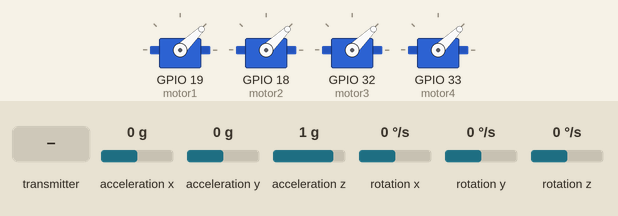
This sketch was run on a simulated ESP32. On the bench: 4 × servo. Wiring (inferred from the names in the program): MPU-6050 motion sensor at I2C address 0x68. The inputs (shaded band) are chosen by the test bench; at power-on: rotation x 0 °/s, rotation y 0 °/s, acceleration x 0 g, acceleration y 0 g, acceleration z 1 g, rotation z 0 °/s.

Above: at 8.4 s.
8.5 s: the transmitter starts sending throttle_y_adc = 2048
At 9.7 s:
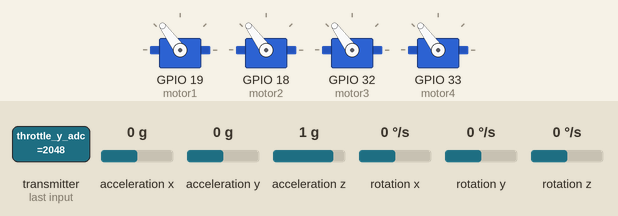
10.0 s: rotation x set to -192 °/s
At 11.0 s:
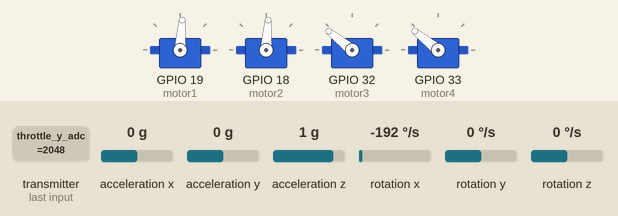
11.5 s: rotation y set to -192 °/s
At 12.2 s:
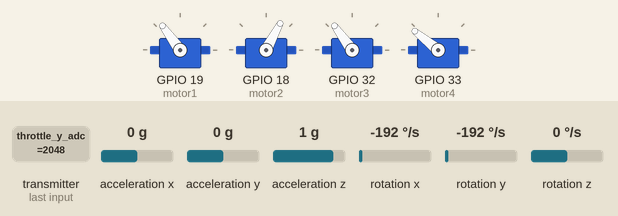
13.0 s: rotation x set to -100 °/s
At 13.3 s:
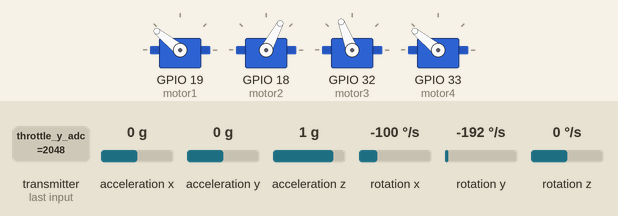
14.5 s: rotation y set to 0 °/s
At 15.7 s:
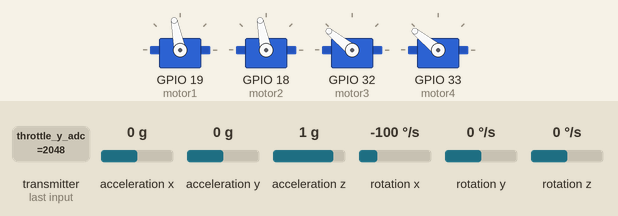
16.0 s: rotation x set to 100 °/s
At 16.7 s:
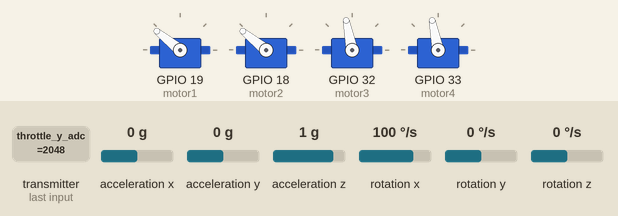
Timing chart, 0 to 18.5 s (numbered marks = the images above; inputs shaded):
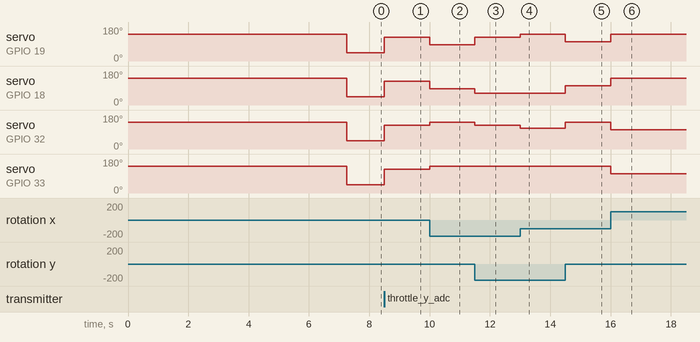

Measured:
- after the input at 8.5 s, servo on GPIO 19 (motor1), servo on GPIO 18 (motor2), servo on GPIO 32 (motor3), servo on GPIO 33 (motor4): 44° → 126° at once
- after the input at 10.0 s, servo on GPIO 19 (motor1), servo on GPIO 18 (motor2): 126° → 86° at once; servo on GPIO 32 (motor3), servo on GPIO 33 (motor4): 126° → 141° at once
- after the input at 11.5 s, servo on GPIO 19 (motor1): 86° → 126° at once; servo on GPIO 18 (motor2): 86° → 62° at once; servo on GPIO 32 (motor3): 141° → 126° at once
- after the input at 13.0 s, servo on GPIO 19 (motor1): 126° → 141° at once; servo on GPIO 32 (motor3): 126° → 111° at once
- after the input at 14.5 s, servo on GPIO 19 (motor1): 141° → 101° at once; servo on GPIO 18 (motor2): 62° → 101° at once; servo on GPIO 32 (motor3): 111° → 141° at once
- after the input at 16.0 s, servo on GPIO 19 (motor1), servo on GPIO 18 (motor2): 101° → 141° at once; servo on GPIO 32 (motor3), servo on GPIO 33 (motor4): 141° → 101° at once

The sketch:

ESP32DroneReceiver_v2.ino
```cpp
// Creator: Sean Ruiz
// File Name: ESP32DroneReceiver
// Including code from:
/*
  Rui Santos & Sara Santos - Random Nerd Tutorials
  Complete project details at https://RandomNerdTutorials.com/esp-now-esp32-arduino-ide/
*/
/*
  Carbon Aeronautic - Build and program your own Arduino drone
*/

// -- Libraries --

// ESP32 wireless communication
#include <esp_now.h>
#include <WiFi.h>

uint8_t broadcastAddress[] = {0xa0, 0xb7, 0x65, 0xdd, 0xf3, 0x60};

// -- Receiving data from transmitter ESP32 --

// Structure to receive data
// Must match the sender structure
typedef struct struct_message {
  int throttle_x_adc;
  int throttle_y_adc;
  int pitch_x_adc;
  int pitch_y_adc;
} struct_message;

// Create a struct_message called myData
struct_message myData;

typedef struct struct_onboardData {
  int Motor_1;
  int Motor_2;
  int Motor_3;
  int Motor_4;
  float AnglePitch;
  float PIDOutputPitch;
  float ErrorPitch;
} struct_onboardData;

// onboardData struct_message
struct_onboardData onboardData;

esp_now_peer_info_t peerInfo;


// callback function that will be executed when data is sent
void OnDataSent(const uint8_t *mac_addr, esp_now_send_status_t) {
  //Serial.print("Motor 1 (TL):");
  //Serial.print("Motor 2 (TR):");
  //Serial.print("Motor 3 (BL):");
  //Serial.print("Motor 4 (BR):");
}

// callback function that will be executed when data is received
void OnDataRecv(const uint8_t * mac, const uint8_t *incomingData, int len) {
  memcpy(&myData, incomingData, sizeof(myData));
  /*
  Serial.print("Bytes received: ");
  Serial.println(len);
  Serial.print("LEFT X: ");
  Serial.println(myData.throttle_x_adc);
  Serial.print("LEFT Y: ");
  Serial.println(myData.throttle_y_adc);
  Serial.print("RIGHT X: ");
  Serial.println(myData.pitch_x_adc);
  Serial.print("RIGHT Y: ");
  Serial.println(myData.pitch_y_adc);
  Serial.println();
  */
}

// ESP32 library to interface with drone motors
#include <ESP32Servo.h>

// I2C communication
#include <Wire.h>

// Gyro + Acceleratometer Variables
float RateRoll, RatePitch, RateYaw;
float RateCalibrationRoll, RateCalibrationPitch, RateCalibrationYaw;
int RateCalibrationNumber;
float AccX, AccY, AccZ;
float AngleRoll, AnglePitch;
uint32_t LoopTimer; // variable to track loop times

// Define predicted angles and the uncertainties
float KalmanAngleRoll = 0, KalmanUncertaintyAngleRoll = 2*2;
float KalmanAnglePitch = 0, KalmanUncertaintyAnglePitch = 2*2;
float Kalman1DOutput[] = {0, 0};

// Outer-loop PID Controller Variables
float DesiredAngleRoll, DesiredAnglePitch;
float ErrorAngleRoll, ErrorAnglePitch;
float PrevErrorAngleRoll, PrevErrorAnglePitch;
float PrevItermAngleRoll, PrevItermAnglePitch;

float PAngleRoll=0; float PAnglePitch=PAngleRoll;
float IAngleRoll=0; float IAnglePitch=IAngleRoll;
float DAngleRoll=0; float DAnglePitch=DAngleRoll;

// function to calculate the predicted angle and uncretainty using Kalman equations
void kalman_1d(float &KalmanState, float &KalmanUncertainty, float KalmanInput, float KalmanMeasurement) {
  // Predict the current state
  KalmanState = KalmanState + 0.004 * KalmanInput;
  // Calculate the uncertainty
  KalmanUncertainty = KalmanUncertainty + 0.004 * 0.004 * 4 * 4;
  // Calculate the Kalman gain from the uncertainties on predictions and measurements
  float KalmanGain = KalmanUncertainty * 1 / (1 * KalmanUncertainty + 3 * 3);
  // Update the predicted state of the system with measurements of the state through the Kalman gain
  KalmanState = KalmanState + KalmanGain * (KalmanMeasurement - KalmanState);
  // Update the uncertainty of predicted state
  KalmanUncertainty = (1 - KalmanGain) * KalmanUncertainty;

  Kalman1DOutput[0]=KalmanState;
  Kalman1DOutput[1]=KalmanUncertainty;
}

// Inner-loop PID Controller Variables
float DesiredRateRoll, DesiredRatePitch, DesiredRateYaw;
float ErrorRateRoll, ErrorRatePitch, ErrorRateYaw;
float InputRoll, InputThrottle, InputPitch, InputYaw;
float PrevErrorRateRoll, PrevErrorRatePitch, PrevErrorRateYaw;
float PrevItermRateRoll, PrevItermRatePitch, PrevItermRateYaw;
float PIDReturn[] = {0,0,0};

float PRateRoll = 2.5; float PRatePitch = PRateRoll; float PRateYaw = 0;
float IRateRoll = 0; float IRatePitch = IRateRoll; float IRateYaw = 0.0;
float DRateRoll = 0; float DRatePitch = DRateRoll; float DRateYaw = 0.0;

float MotorInput1, MotorInput2, MotorInput3, MotorInput4;

// Interfacing with MPU6050's gyroscope
void gyro_signals(void){
  // turn on low pass filter
  Wire.beginTransmission(0x68);
  Wire.write(0x1A);
  Wire.write(0x05);
  Wire.endTransmission();

  // Configure acclerometer output
  Wire.beginTransmission(0x68);
  Wire.write(0x1C);
  Wire.write(0x10);
  Wire.endTransmission();

  // Pull the accelerometer measurements from the sensor
  Wire.beginTransmission(0x68);
  Wire.write(0x3B);
  Wire.endTransmission();
  Wire.requestFrom(0x68, 6);

  int16_t AccXLSB = Wire.read()<<8 | Wire.read();
  int16_t AccYLSB = Wire.read()<<8 | Wire.read();
  int16_t AccZLSB = Wire.read()<<8 | Wire.read();

  // Configure the gyroscope and pull rotation rate measurements from sensor
  Wire.beginTransmission(0x68);
  Wire.write(0x1B);
  Wire.write(0x08);
  Wire.endTransmission();

  Wire.beginTransmission(0x68);
  Wire.write(0x43);
  Wire.endTransmission();

  Wire.requestFrom(0x68, 6);
  int16_t GyroX = Wire.read()<<8 | Wire.read();
  int16_t GyroY = Wire.read()<<8 | Wire.read();
  int16_t GyroZ = Wire.read()<<8 | Wire.read();

  // Rotate 90 degrees clockwise to account for the fact that MPU6050 isn't aligned with front of drone
  // int16_t ax =  AccYLSB;
  // int16_t ay = -AccXLSB;
  // int16_t az =  AccZLSB;

  // int16_t gx =  GyroY;
  // int16_t gy = -GyroX;
  // int16_t gz =  GyroZ;

  RateRoll = (float)GyroX/65.5;
  RatePitch = (float)GyroY/65.5;
  RateYaw = (float)GyroZ/65.5;

  // REMEMBER TO CALIBRATE OWN ACCELEROMETER VALUES HERE 14
  // AccX = (float)AccXLSB / 4096 - 0.06;
  // AccY = (float)AccYLSB / 4096 + 0.16;
  // AccZ = (float)AccZLSB / 4096 - 0.04;

  AccX = (float)AccXLSB / 4096 - 0.06;
  AccY = (float)AccYLSB / 4096 + 0.16;
  AccZ = (float)AccZLSB / 4096 - 0.04;

  AngleRoll = atan(AccY/sqrt(AccX*AccX + AccZ*AccZ)) * (1 / (3.142/180));
  AnglePitch = -atan(AccX/sqrt(AccY*AccY + AccZ*AccZ)) * (1 / (3.142/180));
}

// PID function
void pid_equation(float Error, float P, float I, float D, float PrevError, float PrevIterm){
  float Pterm = P*Error;
  float Iterm = PrevIterm + I*(Error + PrevError) * 0.004/2;  // 0.004 s = 4 ms = 250 hz

  if(Iterm > 400){  // To avoid integral wind-up, limit ITerm to 400 ms
    Iterm = 400;
  } else if (Iterm < -400) Iterm = -400;

  float Dterm = D * (Error - PrevError) / 0.004;
  float PIDOutput = Pterm + Iterm + Dterm;

  if (PIDOutput > 400) {  // To avoid integral wind-up, limit PIDOutput to 400 ms
    PIDOutput = 400;
  } else if (PIDOutput < -400) {
    PIDOutput = -400;
  }

  // Return the output from the PID function
  PIDReturn[0] = PIDOutput;
  PIDReturn[1] = Error;
  PIDReturn[2] = Iterm;
}

void reset_pid(void) {  // PID reset function when motors turned off
  PrevErrorRateRoll = 0, PrevErrorRatePitch = 0, PrevErrorRateYaw = 0;
  PrevItermRateRoll = 0, PrevItermRatePitch = 0, PrevItermRateYaw = 0;

  PrevErrorAngleRoll=0; PrevErrorAnglePitch=0;
  PrevItermAngleRoll=0; PrevItermAnglePitch=0;
}


///////////////////////////////////

Servo topLeft;
Servo topRight;
Servo bottomRight;
Servo bottomLeft;

// ESP32 MOTOR PINS
int motor3 = 32;  // top left working
int motor4 = 33;  // top right
int motor2 = 18;  // bottom left
int motor1 = 19;   // bottom right working

// int motor1 = 32;  // top left working
// int motor2 = 33;  // top right
// int motor3 = 18;  // bottom left
// int motor4 = 19;   // bottom right working

int setMicroseconds;
int prevMicroseconds = 0;

void setup() {
  // Initialize Serial Monitor
  Serial.begin(115200);
  // WIFI SETUP
  // Set device as a Wi-Fi Station
  WiFi.mode(WIFI_STA);

  // Init ESP-NOW
  if (esp_now_init() != ESP_OK) {
    Serial.println("Error initializing ESP-NOW");
    return;
  }

  // GYROSCOPE SETUP
  Wire.begin(21, 22, 400000);
  delay(250);
  Wire.beginTransmission(0x68);
  Wire.write(0x6B);
  Wire.write(0x00);
  Wire.write(0x00);
  Wire.endTransmission();

  // Gyroscope calibration (LAY QUADCOPTER ON FLAT-SURFACE & DO NOT TOUCH)
  for(RateCalibrationNumber = 0; RateCalibrationNumber < 2000; RateCalibrationNumber++) {
    gyro_signals();
    RateCalibrationRoll += RateRoll;
    RateCalibrationPitch += RatePitch;
    RateCalibrationYaw += RateYaw;
    delay(1);
  }

  RateCalibrationRoll /= 2000;
  RateCalibrationPitch /= 2000;
  RateCalibrationYaw /= 2000;

  // Once ESPNow is successfully Init, we will register for recv CB to
  // get the status of Trasnmitted packet
  esp_now_register_send_cb(OnDataSent);
  // get recv packer info
  esp_now_register_recv_cb(esp_now_recv_cb_t(OnDataRecv));

  // Register peer
  memcpy(peerInfo.peer_addr, broadcastAddress, 6);
  peerInfo.channel = 0;
  peerInfo.encrypt = false;

  // Add peer
  if (esp_now_add_peer(&peerInfo) != ESP_OK){
    // Serial.println("Failed to add peer");
    return;
  }

  // MOTOR PIN SETUP
  topLeft.attach(motor1); // CCW
  topRight.attach(motor2);  // CW
  bottomLeft.attach(motor3); // CW
  bottomRight.attach(motor4); // CCW

  topLeft.writeMicroseconds(2000);
  topRight.writeMicroseconds(2000);
  bottomLeft.writeMicroseconds(2000);
  bottomRight.writeMicroseconds(2000);
  //Serial.begin(115200);

  LoopTimer = micros();
}

void loop() {
  // For testing purposes: changing speed with serial monitor
  /*
  if(Serial.available())
  {
    int microsecondsInput = Serial.parseInt(); // ONE MOTOR: 1000 to 2000 Microseconds!!! ANOTHER MOTOR: 1500 to 2000 (START 1585)

    if(prevMicroseconds != microsecondsInput && !(microsecondsInput == 0))
    {
      setMicroseconds = microsecondsInput;
    }

    myServo.writeMicroseconds(setMicroseconds);
    prevMicroseconds = microsecondsInput;
  }
  */

  gyro_signals();
  RateRoll -= RateCalibrationRoll;
  RatePitch -= RateCalibrationPitch;
  RateYaw -= RateCalibrationYaw;

  // Start the iteration for the Kalman filter with the roll and pitch angles
  kalman_1d(KalmanAngleRoll, KalmanUncertaintyAngleRoll, RateRoll, AngleRoll);
  KalmanAngleRoll = Kalman1DOutput[0];
  KalmanUncertaintyAngleRoll = Kalman1DOutput[1];

  kalman_1d(KalmanAnglePitch, KalmanUncertaintyAnglePitch, RatePitch, AnglePitch);
  KalmanAnglePitch = Kalman1DOutput[0];
  KalmanUncertaintyAnglePitch = Kalman1DOutput[1];

  /* // Kalman Filter TEST
  Serial.print("RollAngle[deg]:");
  Serial.print(KalmanAngleRoll);
  Serial.print(", PitchAngle[deg]:");
  Serial.println(KalmanAnglePitch);
  */

  // Calculate the desired angle roll, pitch, and yaw rates
  DesiredAngleRoll = 0.10 * (myData.pitch_x_adc - 1500);
  DesiredAnglePitch = 0.10 * (myData.pitch_y_adc - 1500);
  InputThrottle = myData.throttle_y_adc;
  DesiredRateYaw = 0.15 * (myData.throttle_y_adc - 1500);

  // Calculate the errors for the PID calculations
  ErrorAngleRoll = DesiredAngleRoll - KalmanAngleRoll;
  ErrorRatePitch = DesiredAnglePitch - DesiredAnglePitch;

  // Execute outer-loop PID calculations
  pid_equation(ErrorAngleRoll, PAngleRoll, IAngleRoll, DAngleRoll, PrevErrorAngleRoll, PrevItermAngleRoll);
  DesiredRateRoll=PIDReturn[0];
  PrevErrorAngleRoll=PIDReturn[1];
  PrevItermAngleRoll=PIDReturn[2];

  pid_equation(ErrorAnglePitch, PAnglePitch, IAnglePitch, DAnglePitch, PrevErrorAnglePitch, PrevItermAnglePitch);
  DesiredRatePitch=PIDReturn[0];
  PrevErrorAnglePitch=PIDReturn[1];
  PrevItermAnglePitch=PIDReturn[2];


  ErrorRateRoll=DesiredRateRoll-RateRoll;
  ErrorRatePitch=DesiredRatePitch-RatePitch;
  ErrorRateYaw=DesiredRateYaw-RateYaw;

  // Execute inner-loop PID calculations
  pid_equation(ErrorRateRoll, PRateRoll, IRateRoll, DRateRoll, PrevErrorRateRoll, PrevItermRateRoll);
  InputRoll=PIDReturn[0];
  PrevErrorRateRoll=PIDReturn[1];
  PrevItermRateRoll=PIDReturn[2];
  pid_equation(ErrorRatePitch, PRatePitch,IRatePitch, DRatePitch, PrevErrorRatePitch, PrevItermRatePitch);
  InputPitch=PIDReturn[0];
  PrevErrorRatePitch=PIDReturn[1];
  PrevItermRatePitch=PIDReturn[2];
  pid_equation(ErrorRateYaw, PRateYaw,IRateYaw, DRateYaw, PrevErrorRateYaw, PrevItermRateYaw);
  InputYaw=PIDReturn[0];
  PrevErrorRateYaw=PIDReturn[1];
  PrevItermRateYaw=PIDReturn[2];


  // Throttle output limiter
  if(InputThrottle > 1800) {
    InputThrottle = 1800;
  }

  // Quadcopter dynamics
  MotorInput1 = 1.024*(InputThrottle - InputRoll + InputPitch - InputYaw); // TR
  MotorInput2 = 1.024*(InputThrottle - InputRoll - InputPitch + InputYaw); // BR
  MotorInput3 = 1.024*(InputThrottle + InputRoll - InputPitch - InputYaw); // BL
  MotorInput4 = 1.024*(InputThrottle + InputRoll + InputPitch + InputYaw); // TL


  // Motor max limiter
  if(MotorInput1 > 2000) {
    MotorInput1 = 1999;
  }
  if(MotorInput2 > 2000) {
    MotorInput2 = 1999;
  }
  if(MotorInput3 > 2000) {
    MotorInput3 = 1999;
  }
  if(MotorInput4 > 2000) {
    MotorInput4 = 1999;
  }

  // Keep quadcopters motors running at 18% during expected flight
  int ThrottleIdle = 1180;
  if(MotorInput1 < ThrottleIdle) {
    MotorInput1 = ThrottleIdle;
  }
  if(MotorInput2 < ThrottleIdle) {
    MotorInput2 = ThrottleIdle;
  }
  if(MotorInput3 < ThrottleIdle) {
    MotorInput3 = ThrottleIdle;
  }
  if(MotorInput4 < ThrottleIdle) {
    MotorInput4 = ThrottleIdle;
  }

  // Allow for motors to turn off when throttle at lowest position
  int ThrottleCutOff = 1000;
  if(myData.throttle_y_adc < 1050) {
    MotorInput1 = ThrottleCutOff;
    MotorInput2 = ThrottleCutOff;
    MotorInput3 = ThrottleCutOff;
    MotorInput4 = ThrottleCutOff;
    reset_pid();
  }

  // write to motors
  topLeft.writeMicroseconds(MotorInput1);
  topRight.writeMicroseconds(MotorInput2);
  bottomLeft.writeMicroseconds(MotorInput3);
  bottomRight.writeMicroseconds(MotorInput4);

  //Motor input
  // Serial.print("Motor1:");
  // Serial.print(MotorInput1);
  // Serial.print(", Motor2:");
  // Serial.print(MotorInput2);
  // Serial.print(", Motor3:");
  // Serial.print(MotorInput3);
  // Serial.print(", Motor4:");
  // Serial.println(MotorInput4);

  // // PID readings
  // Serial.print(GyroX);
  // Serial.print(GyroY);
  // Serial.print(GyroZ);

  // Initializing variables to send back to controller
  onboardData.Motor_1 = KalmanAngleRoll;
  onboardData.Motor_2 = KalmanAnglePitch;
  onboardData.Motor_3 = MotorInput3;
  onboardData.Motor_4 = MotorInput4;


  // Send message via ESP-NOW
  esp_err_t result = esp_now_send(broadcastAddress, (uint8_t *) &onboardData, sizeof(onboardData));

  // wait for 4 ms and finish the 250 Hz control loop to proceed to next iteration
  while(micros() - LoopTimer < 4000);
  LoopTimer = micros();

  // REMEMBER TO PUT THROTTLE TO MAX WHEN PLUGGING BATTERY IN
  // ONE MOTOR: 1000 to 2000 Microseconds!!!

  // LEFT X: 1790, min 4095, max 0
  // LWFT Y: 1790, min 0, max 4095

  // RIGHT X: 1760 min 0, max 4095
  // RIGHT Y: 0-4095, mid 1760, 0 "max", 4095 "min"


}
```
